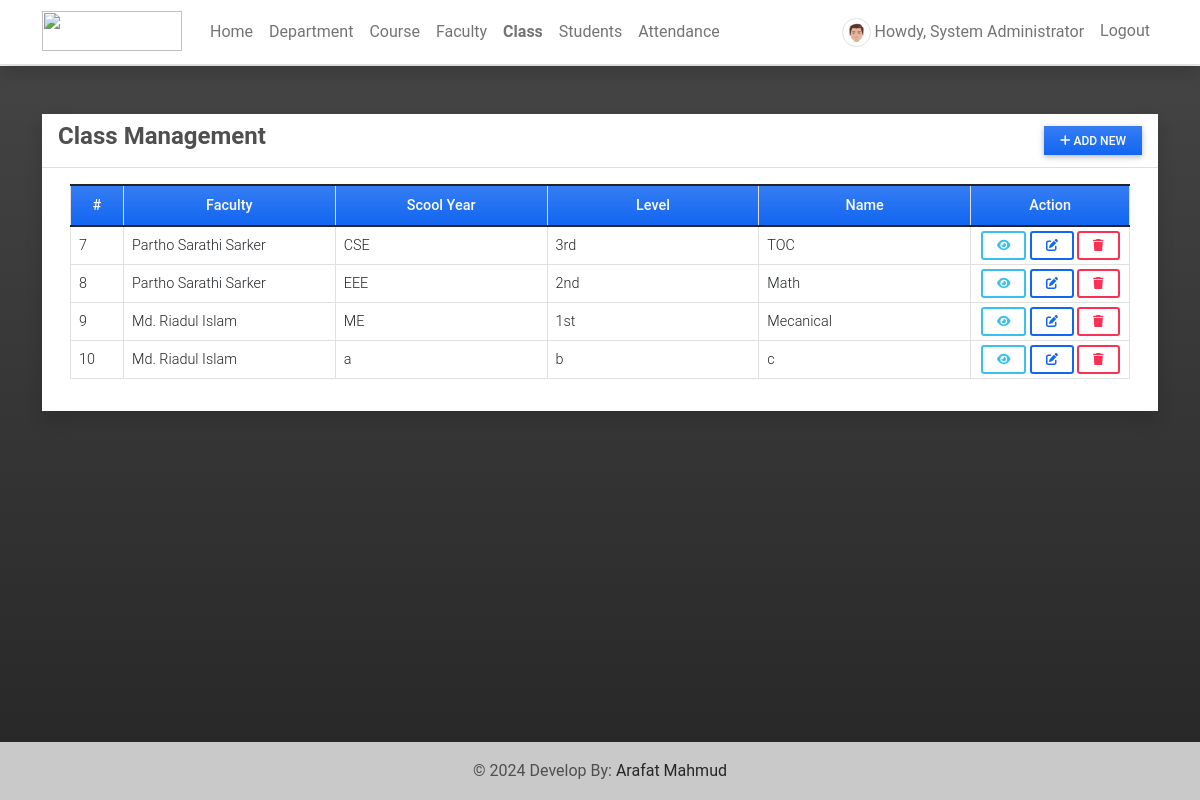
The page /class (signed in) on the database as committed earlier.
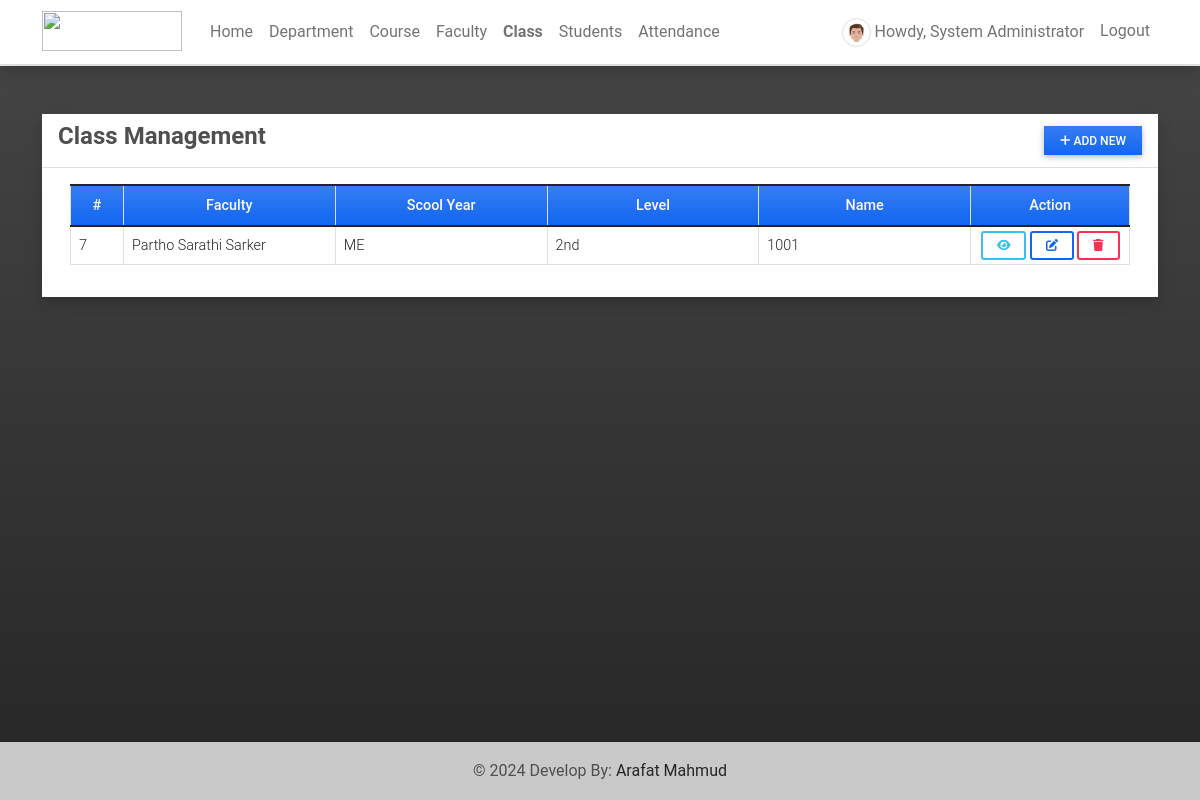
The same page on the database as committed later.
### attendance/models.py (models this page shows, shortened)
class UserProfile(models.Model):
    user = models.OneToOneField(User, on_delete=models.CASCADE,related_name='profile')
    contact = models.CharField(max_length=250)
    dob = models.DateField(blank=True, null = True)
    address = models.TextField(blank=True, null = True)
    avatar = models.ImageField(blank=True, null = True, upload_to= 'images/')
    user_type = models.IntegerField(default = 2)
    gender = models.CharField(max_length=100, choices=[('Male','Male'),('Female','Female')], blank=True, null= True)
    department = models.ForeignKey(Department, on_delete=models.CASCADE, blank= True, null = True)

class Class(models.Model):
    assigned_faculty = models.ForeignKey(UserProfile, on_delete=models.CASCADE)
    school_year = models.CharField(max_length=250)
    level = models.CharField(max_length=250)
    name = models.CharField(max_length=250)

### attendance/views.py (the view)
# urls.py: path('class',views.classPage,name='class-page'),
@login_required
def classPage(request):
    if request.user.profile.user_type == 1:
        classes = Class.objects.all()
    else:
        classes = Class.objects.filter(assigned_faculty = request.user.profile).all()
    context['page_title'] = "Class Management"
    context['classes'] = classes
    return render(request, 'class_mgt.html',context)

### attendance/templates/class_mgt.html (shortened to what this page needs)
{% extends 'base.html' %} {% block pageContent %}
<div class="col-lg-12 col-md-12 col-sm-12 col-xs-12">
    <div class="card card-default rounded-0 shadow ">
        <div class="card-header">
            <div class="d-flex w-100 align-items-center justify-content-between">
                <h4 class="card-title fw-bold">Class Management</h4>
                <div class="tools">
                    {% if user.profile.user_type == 1 %}
                    <button type="button" class="btn btn-primary rounded-0 bg-gradient btn-sm" id='add_new'><i class="fa fa-plus"></i> Add New</button>
                    {% endif  %}
                </div>
            </div>
        </div>
        <div class="card-body">
            <div class="container-fluid">
                <table class="table table-bordered" id="class-list">
                    <colgroup>
                        <col width="5%">
                        <col width="20%">
                        <col width="20%">
                        <col width="20%">
                        <col width="20%">
                        <col width="15%">
                    </colgroup>
                    <thead>
                        <tr class="bg-gradient bg-primary bg-opacity-50 text-light">
                            <th class="px-2 py-2 text-center">#</th>
                            <th class="px-2 py-2 text-center">Faculty</th>
                            <th class="px-2 py-2 text-center">Scool Year</th>
                            <th class="px-2 py-2 text-center">Level</th>
                            <th class="px-2 py-2 text-center">Name</th>
                            <th class="px-2 py-2 text-center">Action</th>
                        </tr>
                    </thead>
                    <tbody>
                        {% for class in classes %}
                        <tr>
                            <td class="px-2 py-1 align-middle">{{ class.id }}</td>
                            <td class="px-2 py-1 align-middle">{{ class.assigned_faculty.user.first_name }} {{ class.assigned_faculty.user.last_name }}</td>
                            <td class="px-2 py-1 align-middle">{{ class.school_year }}</td>
                            <td class="px-2 py-1 align-middle">{{ class.level }}</td>
                            <td class="px-2 py-1 align-middle">{{ class.name }}</td>
                            <td class="px-2 py-1 align-middle text-center">
                                <a class="btn btn-outline-info btn-sm" href="{% url 'class-page' class.pk %}" title="View">
                                    <i class="fa fa-eye"></i>
                                </a>
                                {% if user.profile.user_type == 1 %}
                                <a class="btn btn-outline-primary btn-sm edit-data" href="javascript:void(0)" data-id="{{ class.pk }}" title="Edit">
                                    <i class="fa fa-edit"></i>
                                </a>
                                <button class="btn btn-outline-danger btn-sm delete-data" type="button" data-id="{{ class.pk }}" title="Delete">
                                    <i class="fa fa-trash"></i>
                                </button>
                                {% endif  %}
                            </td>
                        </tr>
                        {% endfor %}
                    </tbody>
                </table>
            </div>
        </div>
    </div>
</div>
{% endblock pageContent %}

### attendance/templates/base.html (shortened to what this page needs)
{% load static %}
<!DOCTYPE html>
<html lang="en">
<head>
    <link rel="stylesheet" href="{% static 'assets/font-awesome/css/all.min.css' %}">
    <link rel="stylesheet" href="{% static 'assets/bootstrap/css/bootstrap.min.css' %}">
    <link rel="stylesheet" href="{% static 'assets/select2/dist/css/select2.min.css' %}">
    <link rel="stylesheet" href="{% static 'assets/mdb-blogtemplate/css/mdb.min.css' %}" />
    <link rel="stylesheet" href="{% static 'assets/DataTables/datatables.min.css' %}" />
    <link rel="stylesheet" href="{% static 'assets/default/css/style.css' %}">
</head>
<body class=" bg-dark bg-gradient bg-opacity-50">
    {% block TopNavigation %} {% include "TopNavigation.html" %} {% endblock TopNavigation %}
    <main class="py-5">
        <div class="container mb-3">
             {% block pageContent %} {% endblock pageContent %}
        </div>
    </main>
    <footer class="bg-light text-lg-start">
        <div class="text-center p-3" style="background-color: rgba(0, 0, 0, 0.2);">
            © {% now 'Y' %} Develop By:
            <a class="text-dark" href="https://sourcecodester.com/tips23" target="_blank">Arafat Mahmud</a>
        </div>
    </footer>
</body>
</html>

### attendance/templates/topNavigation.html (shortened to what this page needs)
{% load static %}
<header>
    <nav class="navbar navbar-expand-lg navbar-light bg-white fixed-top shadow border-bottom">
        <div class="container">
            <a class="navbar-brand" target="_blank" href="{% url 'home-page' %}">
                <img src="{{ MEDIA_URL }}/default/ams-logo.png" height="16" alt="" loading="lazy" style="margin-top: -3px;" />
            </a>
            <div class="collapse navbar-collapse" id="navbarExample01">
                {% if user.id %}
                <ul class="navbar-nav me-auto mb-2 mb-lg-0" id="topNav">
                    <li class="nav-item">
                        <a class="nav-link" aria-current="page" href="{% url 'home-page' %}">Home</a>
                    </li>
                    {% if user.profile.user_type == 1 %}
                    <li class="nav-item">
                        <a class="nav-link" aria-current="page" href="{% url 'department-page' %}">Department</a>
                    </li>
                    <li class="nav-item">
                        <a class="nav-link" aria-current="page" href="{% url 'course-page' %}">Course</a>
                    </li>
                    <li class="nav-item">
                        <a class="nav-link" aria-current="page" href="{% url 'faculty-page' %}">Faculty</a>
                    </li>
                    {% endif %}
                    <li class="nav-item">
                        <a class="nav-link" aria-current="page" href="{% url 'class-page' %}">Class</a>
                    </li>
                    <li class="nav-item">
                        <a class="nav-link" aria-current="page" href="{% url 'student-page' %}">Students</a>
                    </li>
                    <li class="nav-item">
                        <a class="nav-link" aria-current="page" href="{% url 'attendance-class' %}">Attendance</a>
                    </li>
                </ul>
                <ul class="navbar-nav d-flex flex-row">
                    {% if user.id %} {% if user.profile.user_type == 1 %} {% endif %}
                    <li class="nav-item me-3 me-lg-0">
                        <a class="nav-link" href="{% url 'profile' %}">
                            <span class="me-1"><img src="{% if user.profile.avatar %}{{ user.profile.avatar.url }}{% else %}{{ MEDIA_URL }}/default/default-avatar.png{% endif %}" alt="User Avatar" data-url="{% if user.profile.avatar %}{{ user.profile.avatar.url }}{% else %}{{ MEDIA_URL }}/default/default-avatar.png{% endif %}" id="user-avatar" class="img-thumbnail rounded-circle"></span>Howdy,
                            {{ user.first_name }} {{user.last_name}}
                        </a>
                    </li>
                    <li class="nav-item me-3 me-lg-0">
                        <a class="nav-link" href="{% url 'logout' %}">Logout</a>
                    </li>
                    {% else %}
                    <li class="nav-item me-3 me-lg-0">
                        <a class="nav-link" href="{% url 'login' %}">Login</a>
                    </li>
                    {% endif %}
                </ul>
                {% endif %}
            </div>
        </div>
    </nav>
</header>

### static/assets/default/css/style.css (style rules this page uses)
html, body { height: 100%; width: 100%; max-height: 100%; overflow: auto; display: flex; flex-direction: column; }
body>header { flex-shrink: auto; }
body>main { flex-shrink: auto; flex-grow: auto; overflow: auto; }
body>footer { flex-shrink: auto; position: absolute; bottom: 0; left: 0; width: calc(100%); }
#user-avatar { width: 1.8rem; height: 1.8rem; object-fit: scale-down; object-position: center center; }
.navbar-brand>img { width: 7em; height: 2em; }
.nav-item.active a.nav-link { font-weight: bolder !important; }

Rows that differ between the two databases and show on the page:
removed Class: id "8", assigned_faculty.user.first_name "Partho", assigned_faculty.user.last_name "Sarathi Sarker", school_year "EEE", level "2nd", name "Math"
removed Class: id "9", assigned_faculty.user.first_name "Md. Riadul", assigned_faculty.user.last_name "Islam", school_year "ME", level "1st", name "Mecanical"
removed Class: id "10", assigned_faculty.user.first_name "Md. Riadul", assigned_faculty.user.last_name "Islam", school_year "a", level "b", name "c"
changed Class id 7: assigned_faculty.user.first_name "Partho" → "Partho Sarathi"; assigned_faculty.user.last_name "Sarathi Sarker" → "Sarker"; school_year "CSE" → "ME"; level "3rd" → "2nd"; name "TOC" → "1001"
